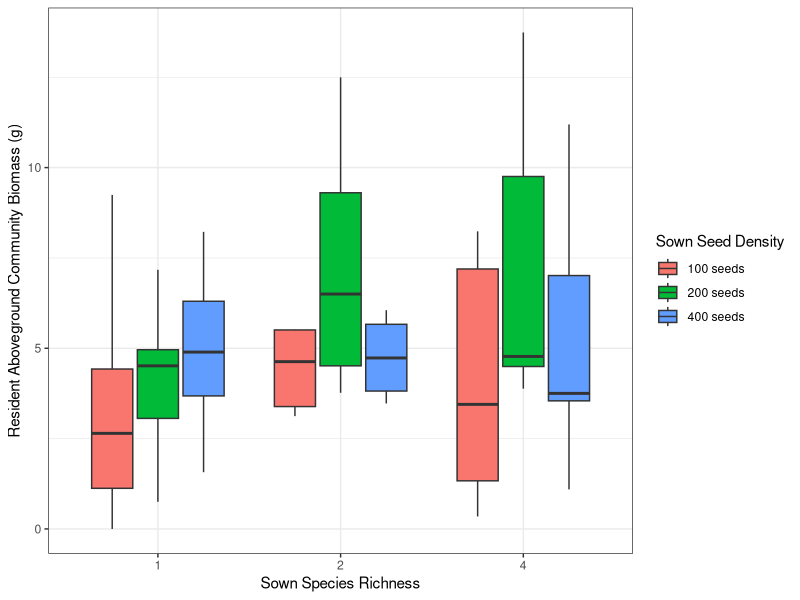
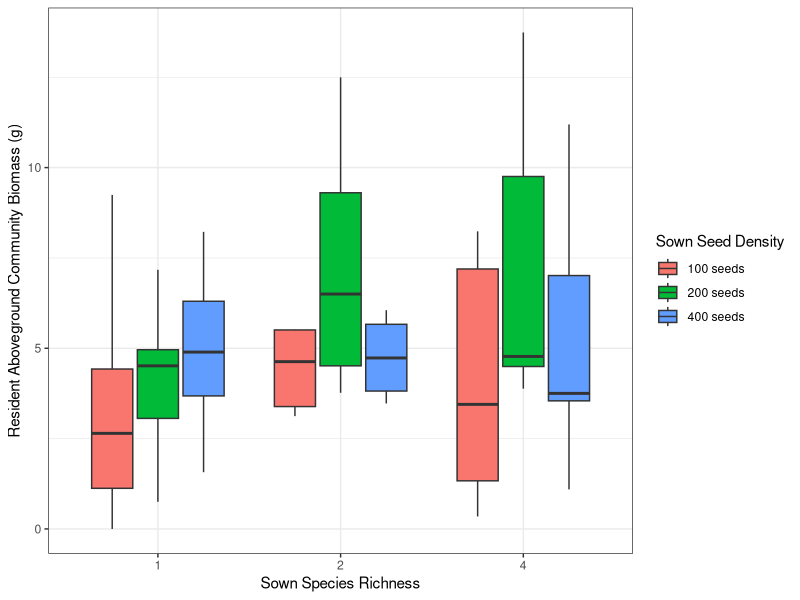
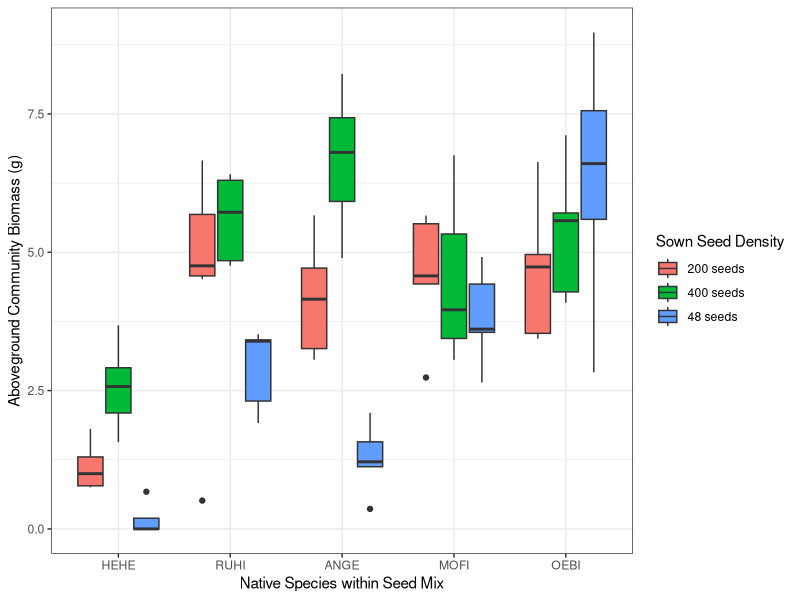
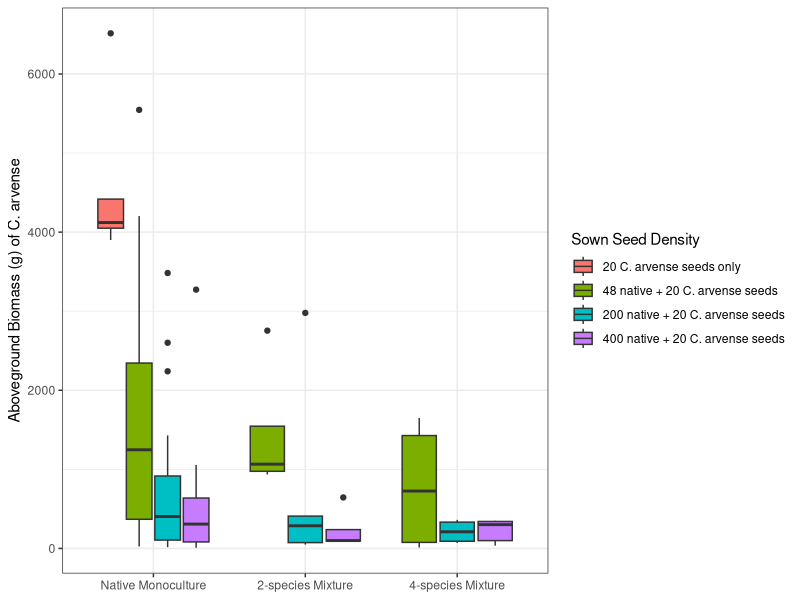

These charts were generated, in order, by the following R code:
# libraries --------------------------------------------------------------------
library(dplyr)   # for manipulating data
library(here)    # for creating relative file paths
library(ggplot2) # for visualizing plots
library(tidyr)   # for handling missing values

# import -----------------------------------------------------------------------

bm_raw <- read.csv(
  here("data", "input_data", "phd_seedling_biomass.csv")
  )

# clean: resident community ----------------------------------------------------

## resident community biomass per tray -----------------------------------------
biomass_ab_native <- bm_raw %>%
  dplyr::filter(Biomass_Type == "AB", Species_ID != "CIAR") %>%
  mutate(Biomass_g = as.numeric(Biomass_g)) %>%
  group_by(Richness_ID, Density_ID, Rep) %>%
  summarize(tot_native_bm_g = sum(Biomass_g, na.rm = TRUE)) %>%
  ungroup() %>%
  mutate(status = "N")

# species identity - monocultures ---------------------------------------------
biomass_mono_native <- bm_raw %>%
  dplyr::filter(
    Biomass_Type == "AB", 
    Species_ID != "CIAR", 
    Richness_ID == "M1") %>%
  mutate(Biomass_g = as.numeric(Biomass_g)) %>%
  arrange(Richness_ID, Density_ID, Rep) 

# clean: invasive species ------------------------------------------------------

# total biomass for Cirsium arvense
biomass_ab_invasive <- bm_raw %>%
  dplyr::filter(
    Biomass_Type == "AB", 
    Species_ID == "CIAR"
  ) %>%
  mutate(
    Biomass_g = na_if(Biomass_g, "-"),
    Biomass_g = as.numeric(Biomass_g), 
    Biomass_mg = Biomass_g * 1000
    ) %>%
  group_by(Richness_ID, Density_ID, Rep) %>%
  summarize(tot_inv_biomass = sum(Biomass_mg, na.rm = TRUE)) %>%
  ungroup() %>%
  arrange(Richness_ID, Density_ID, Rep)
  
# plot: resident community -----------------------------------------------------

## resident community biomass --------------------------------------------------
(ab_biomass_dens_rich <- biomass_ab_native %>%
   
  mutate(
    Richness_ID = case_when(
      Richness_ID == "M1" ~ "1", 
      Richness_ID == "M2" ~ "2", 
      Richness_ID == "M4" ~ "4", 
      TRUE ~ Richness_ID) %>% factor(levels = c("1", "2", "4")),
    
    Density_ID = case_when(
      Density_ID == "D1" ~ "100 seeds", 
      Density_ID == "D2" ~ "200 seeds", 
      Density_ID == "D3" ~ "400 seeds", 
      TRUE ~ Density_ID)
    
    ) %>%
  ggplot(aes(x = Richness_ID, y = tot_native_bm_g)) +
  geom_boxplot(aes(fill = Density_ID), position = "dodge2") +
  labs(
    fill = "Sown Seed Density",
    x = "Sown Species Richness", 
    y = "Resident Aboveground Community Biomass (g)") + 
  theme_bw()
)

## species identity - monocultures -------------------------------------
ab_biomass_spp_mono <- biomass_mono_native %>%
  mutate(
    
    Species_ID = factor(
      Species_ID, 
      levels = c("HEHE", "RUHI", "ANGE", "MOFI", "OEBI")
    ), 
    
    Density_ID = case_when(
      Density_ID == "D1" ~ "48 seeds", 
      Density_ID == "D2" ~ "200 seeds", 
      Density_ID == "D3" ~ "400 seeds", 
      TRUE ~ Density_ID
    )
  )%>%
  ggplot(aes(x = Species_ID, y = Biomass_g)) + 
  geom_boxplot(aes(fill = Density_ID), position = "dodge2") + 
  labs(
    fill = "Sown Seed Density",
    x = "Native Species within Seed Mix",
    y = "Aboveground Community Biomass (g)"
    ) + 
  theme_bw()

biomass_ab_invasive_plot <- biomass_ab_invasive %>%
  mutate(
    Density_ID = case_when(
      Density_ID == "-"  ~ "20 C. arvense seeds only",
      Density_ID == "D1" ~ "48 native + 20 C. arvense seeds",
      Density_ID == "D2" ~ "200 native + 20 C. arvense seeds", 
      Density_ID == "D3" ~ "400 native + 20 C. arvense seeds") %>%
      factor(levels = c(
        "20 C. arvense seeds only", 
        "48 native + 20 C. arvense seeds", 
        "200 native + 20 C. arvense seeds", 
        "400 native + 20 C. arvense seeds")
        )
    )%>%
  
  mutate(
    Richness_ID = case_when(
      Density_ID  == "20 invasive seeds"  ~ "Invasive-Only", 
      Richness_ID == "M1" ~ "Native Monoculture", 
      Richness_ID == "M2" ~ "2-species Mixture", 
      Richness_ID == "M4" ~ "4-species Mixture", 
      TRUE ~ Richness_ID
    ), 
    
    Richness_ID = factor(Richness_ID, levels = c(
      "Invasive-Only", 
      "Native Monoculture", 
      "2-species Mixture", 
      "4-species Mixture")
      )
  ) %>%
  ggplot(aes(x = Richness_ID, y = tot_inv_biomass)) +
  geom_boxplot(
    aes(fill = Density_ID), 
    position = "dodge2"
  ) + 
  labs(
    fill = "Sown Seed Density", 
    x = NULL, 
    y = "Aboveground Biomass (g) of C. arvense"
  ) + 
  theme_bw()


# save to disk -----------------------------------------------------------------

ggsave(
  plot = ab_biomass_dens_rich, 
  file = here("output", "results", "native_bm_dens_rich.png"), 
  device = "png", 
  height = 4, 
  width = 7
)

ggsave(
  plot = ab_biomass_spp_mono, 
  file = here("output", "results", "ab_biomass_spp_mono.png"), 
  device = "png", 
  height = 4, 
  width = 7
)

ggsave(
  plot = biomass_ab_invasive_plot, 
  file = here("output", "results", "biomass_ab_invasive.png"), 
  device = "png", 
  height = 4, 
  width = 7
)

